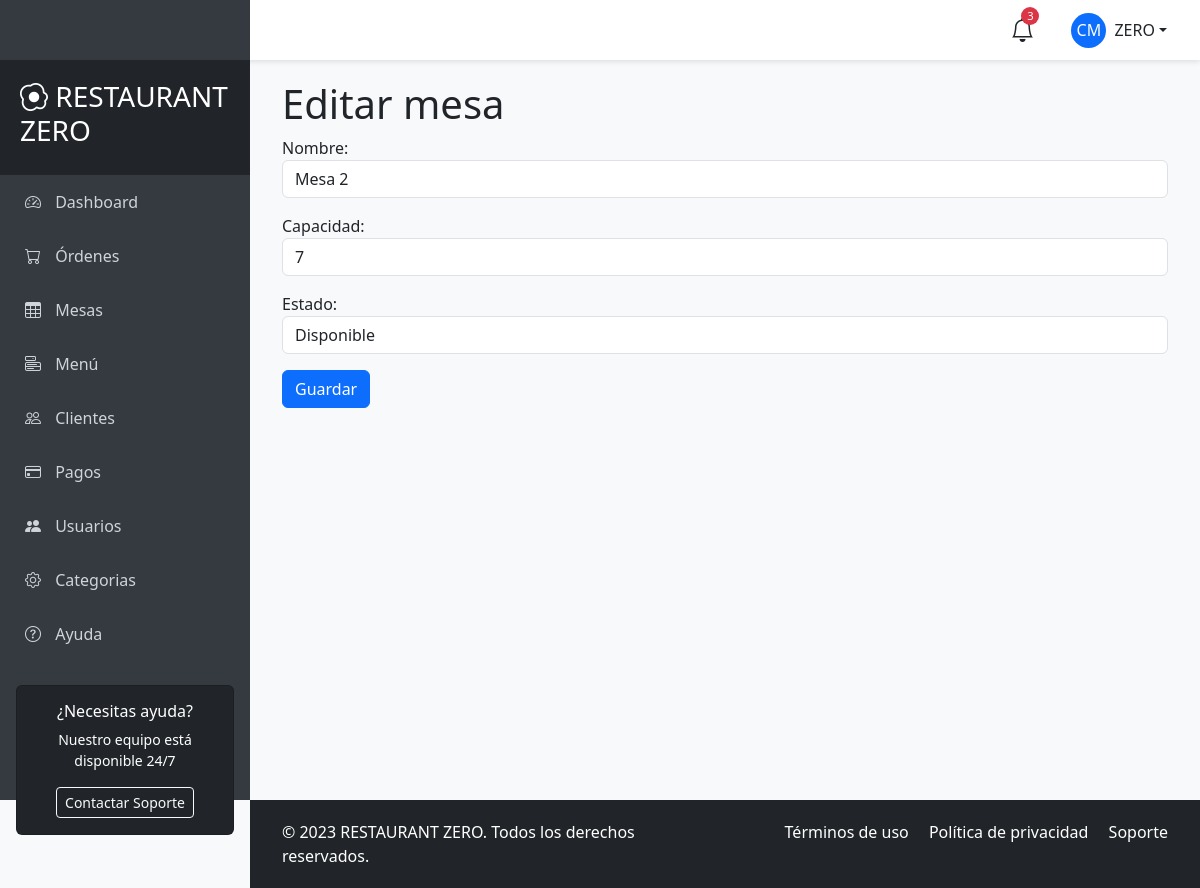
The page /ordenes/mesas/editar/4/ (signed in) on the database as committed earlier.
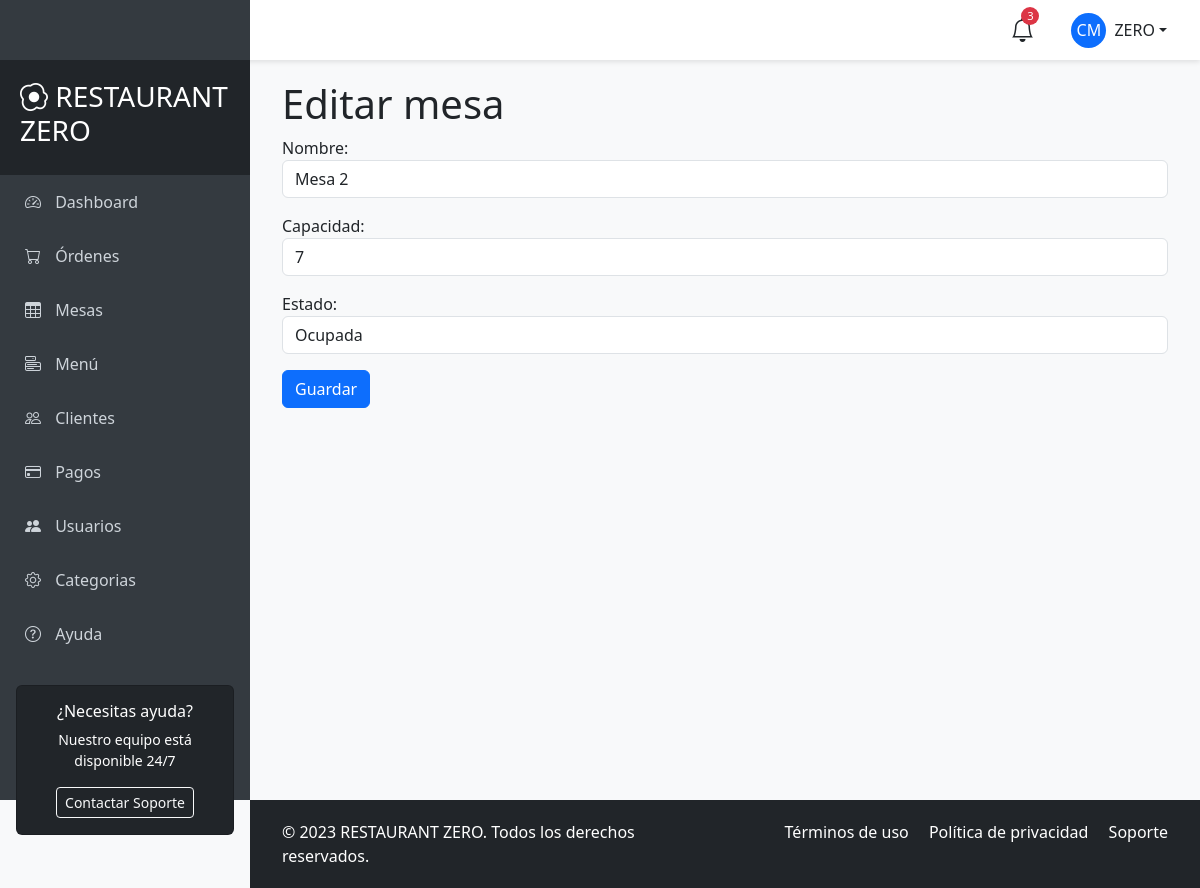
The same page on the database as committed later.
### apps/ordenes/models.py (models this page shows, shortened)
class Mesa(models.Model):
    nombre = models.CharField(max_length=100, null=False)
    capacidad = models.IntegerField(null=False)
    estado = models.ForeignKey(MesaEstado, on_delete=models.CASCADE, related_name='mesas_estado')

class MesaEstado(models.Model):
    nombre = models.CharField(max_length=50)
    def __str__(self):
        return self.nombre

### apps/ordenes/views.py (the view)
# urls.py: path('mesas/editar/<int:pk>/', views.MesaUpdateView.as_view(), name='mesas_update'),
class MesaUpdateView(LoginRequiredMixin, UpdateView):
    model = Mesa
    form_class = MesaForm
    template_name = 'mesas/mesas_edit_form.html'
    success_url = '/ordenes/mesas/'

### apps/ordenes/forms.py
class MesaForm(forms.ModelForm):
    class Meta:
        model = Mesa
        fields = ['nombre', 'capacidad', 'estado']
        widgets = {
            'nombre': forms.TextInput(attrs={'class': 'form-control'}),
            'capacidad': forms.NumberInput(attrs={'class': 'form-control'}),
            'estado': forms.Select(attrs={'class': 'form-control'})
        }

### templates/mesas/mesas_edit_form.html (shortened to what this page needs)
{% extends 'main/base_user.html' %}
{% block content %}
<h1>Editar mesa</h1>
<form action="{% url 'ordenes:mesas_update' form.instance.pk %}" method="post">
    {{ form.as_p }}
    <button type="submit" class="btn btn-primary">Guardar</button>
</form>
{% endblock %}

Rows that differ between the two databases and show on the page:
changed Mesa "Mesa 2": estado "Disponible" → "Ocupada"
